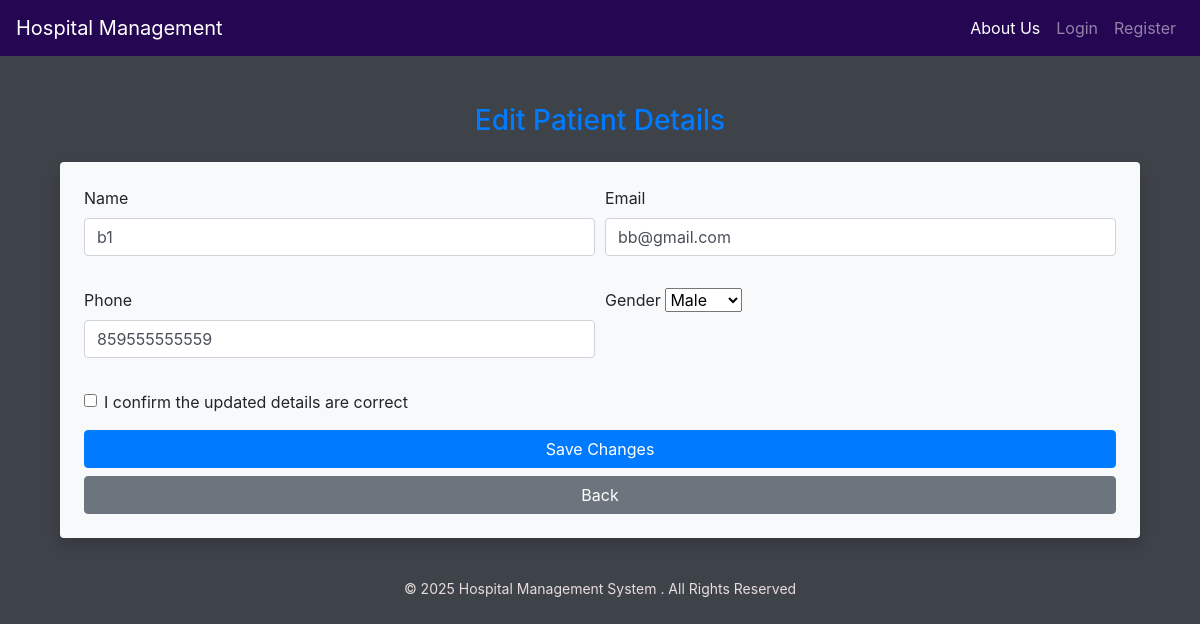
The page /edit_patient/3 on the database its author committed.
### models.py (models this page shows)
class User(db.Model):
    __tablename__ = 'user'
    id = db.Column(db.Integer, primary_key=True)
    name = db.Column(db.String(50), nullable=False)
    email = db.Column(db.String(100), unique=True, nullable=False)
    password = db.Column(db.String(100), nullable=False)
    role = db.Column(db.String(20), nullable=False)
    phone = db.Column(db.String(15), unique=True)
    aadhar = db.Column(db.String(12), unique=True)
    address = db.Column(db.String(150))
    dob = db.Column(db.Date)
    created_at = db.Column(db.DateTime, default=datetime.utcnow)
    gender = db.Column(db.String(10))
    status = db.Column(db.String(20), default='active')
    experience = db.Column(db.String(100))
    bio = db.Column(db.Text())
    department_id = db.Column(
        db.Integer,
        db.ForeignKey('department.id', ondelete="CASCADE")
    )
    department = db.relationship("Department", back_populates="users")
    doctor_appointments = db.relationship(
        "Appointment",
        back_populates="doctor",
        foreign_keys="Appointment.doctor_id",
        cascade="all, delete-orphan"
    )
    patient_appointments = db.relationship(
        "Appointment",
        back_populates="patient",
        foreign_keys="Appointment.patient_id",
        cascade="all, delete-orphan"
    )
    prescriptions = db.relationship(
        "Prescription",
        back_populates="doctor",
        cascade="all, delete-orphan"
    )
    availabilities = db.relationship(
        "Availability",
        back_populates="doctor",
        cascade="all, delete-orphan"
    )

### app.py (the view, shortened to what this page needs)
@app.route('/edit_patient/<int:id>', methods=['GET', 'POST'])
def edit_patient(id):
    patient = User.query.get_or_404(id)
    return render_template('edit_patient.html', patient=patient)

### templates/edit_patient.html (shortened to what this page needs)
{% extends "base.html" %}
{% block content %}
<div class="container mt-5">
  <h3 class="text-primary mb-4 text-center">Edit Patient Details</h3>
  <form method="POST" class="shadow p-4 rounded bg-light">
    <div class="form-row">
          <div class="form-group col-md-6">
        <label class="form-label">Name</label>
        <input type="text" name="name" class="form-control" value="{{ patient.name }}" required>
      </div>
      <div class="form-group col-md-6">
        <label class="form-label">Email</label>
        <input type="email" name="email" class="form-control" value="{{ patient.email }}" required>
      </div>
    </div>
    <div class="form-row mt-3">
      <div class="form-group col-md-6">
        <label class="form-label">Phone</label>
        <input type="text" name="phone" class="form-control" value="{{ patient.phone }}" required>
      </div>
      <div class="form-group col-md-6">
        <label class="form-label">Gender</label>
        <select name="gender" class="form-select">
          <option value="Male"    {% if patient.gender=='Male' %}selected{% endif %}>Male</option>
        </select>
      </div>
    </div>
    <div class="form-group form-check mt-3 mb-3">
      <input type="checkbox" class="form-check-input" id="confirmEdit" required>
      <label class="form-check-label" for="confirmEdit">I confirm the updated details are correct</label>
    </div>
    <button type="submit" class="btn btn-primary w-100">Save Changes</button>
    {% if session['role'] == 'admin' %}
    <a href="{{ url_for('admin_dash') }}" class="btn btn-secondary w-100 mt-2">Back</a>
    {% elif session['role'] == 'doctor' %}
    <a href="{{ url_for('doctor_dash') }}" class="btn btn-secondary w-100 mt-2">Back</a>
    {% else %}
    <a href="{{ url_for('patient_dash') }}" class="btn btn-secondary w-100 mt-2">Back</a>
    {% endif %}
  </form>
</div>
{% endblock %}

### templates/base.html (style rules this page uses)
body { background-color: #3e4249ff; }

### rows shown on the page
User: name "b1", email "bb@gmail.com", phone "859555555559", gender "Male"
